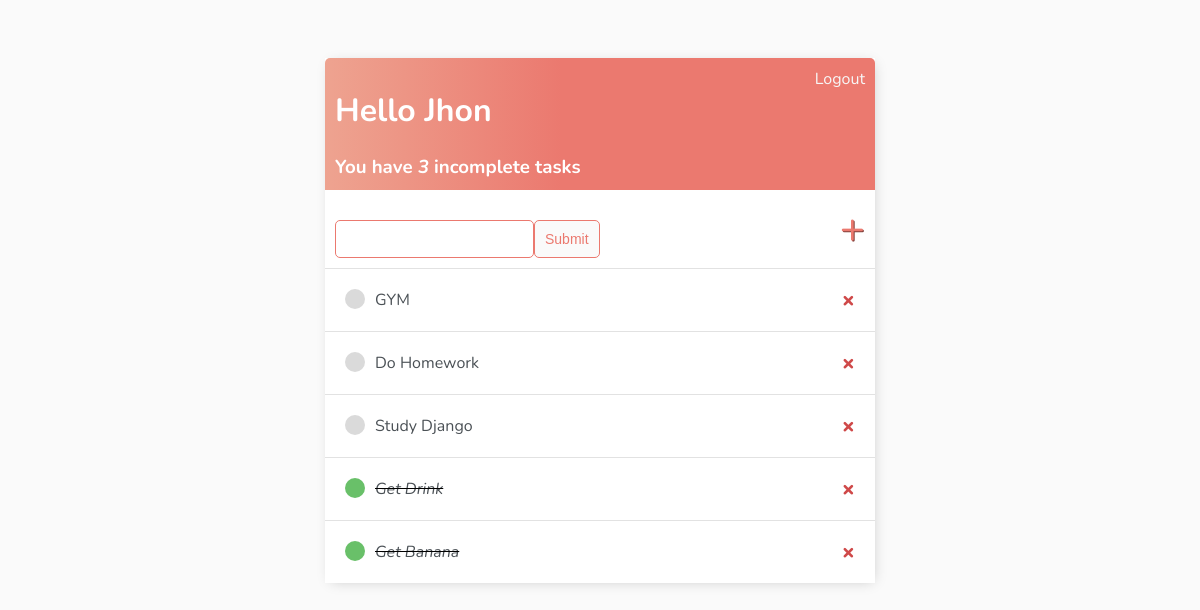
Screenshot of / (signed in) with the database file from the repository.
### base/models.py (models this page shows)
class  Task(models.Model):
    user = models.ForeignKey(User,on_delete = models.CASCADE,null=True,blank=True)
    title = models.CharField(max_length=200)
    description = models.TextField(null=True,blank=True)
    complete = models.BooleanField(default=False)
    date_created = models.DateTimeField(auto_now_add=True)
    def __str__(self):
        return self.title
    class  Meta:
        ordering = ['complete']

### base/views.py (the view)
# urls.py: path('',TaskList.as_view(),name='base_tasklist'),
class TaskList(LoginRequiredMixin,ListView):
    model = Task
    context_object_name = 'tasks'
    def get_context_data(self, **kwargs):
        context = super().get_context_data(**kwargs)
        context['tasks'] = context['tasks'].filter(user=self.request.user)
        context['count'] = context['tasks'].filter(complete=False).count()
        search_input = self.request.GET.get('search_area') or ''
        if search_input:
            context['tasks'] = context['tasks'].filter(title__icontains=search_input)
        context['search_input'] = search_input
        return context

### base/templates/base/task_list.html
{% extends 'base/main.html' %}
{% block content %}
    <div class="header-bar">
        <div>
            <h1>Hello {{request.user|title}}</h1>
            <h3 style="margin: 0;">You have <i>{{count}}</i> incomplete task{{count|pluralize:'s'}}</h3>
        </div>
        {%if request.user.is_authenticated %}
        <a href="{% url 'base_logout' %}">Logout</a>
        {% else %}
        <a href="{% url 'base_login' %}">Login</a>
        {% endif %}
    </div>
    <div id="search-add-wrapper">
        <form method='GET'  style="margin-top: 20px;display: flex;">
            <input type="text" name="search_area" value={{search_input}}>
            <input class = "button" type="submit" value="Submit">
        </form>
        <a id="add-link" href="{% url 'base_taskcreate' %}" >&#x2b;</a>
    </div>
    <div class="task-items-wrapper">
        {% for task in tasks %}
        <div class="task-wrapper">
            {% if task.complete %}
                <div class="task-title">
                    <div class="task-complete-icon"></div>
                    <i><s><a href="{% url 'base_taskupdate' task.id %}">{{task}}</a></s></i>
                </div>
                <a class="delete-link" href="{% url 'base_taskdelete' task.id %}">&#215;</a>
            {% else %}
            <div class="task-title">
                <div class="task-incomplete-icon"></div>
                <a href="{% url 'base_taskupdate' task.id %}">{{task}}</a>
            </div>
            <a class="delete-link" href="{% url 'base_taskdelete' task.id %}">&#215;</a>
            {% endif %}
        </div>
        {% empty %}
        <h3>No Items</h3>
        {% endfor %}
    </div>
{% endblock content %}

### base/templates/base/main.html (style rules this page uses)
body { background-color: #FAFAFA; font-family: 'Nunito', sans-serif; padding-top: 50px; }
.header-bar { display: flex; justify-content: space-between; color: #fff; padding: 10px; border-radius: 5px 5px 0 0; background: linear-gradient(90deg, #EEA390 0%,#EB796F 43%,#EB796F 100%); }
.header-bar a { color: rgb(247, 247, 247); text-decoration: none; }
.task-wrapper { display: flex; align-items: center; justify-content: space-between; padding: 20px; background-color: #fff; border-top: 1px solid rgb(226, 226,226); }
.task-title { display: flex; }
.task-title a { text-decoration: none; color: #4b5156; margin-left: 10px; }
.task-complete-icon { height: 20px; width: 20px; background-color: rgb(105,192,105); border-radius: 50%; }
.task-incomplete-icon { height: 20px; width: 20px; background-color: rgb(218,218,218); border-radius: 50%; }
.delete-link { text-decoration: none; font-weight: 900; color: #cf4949; font-size: 22px; line-height: 0; }
#search-add-wrapper { display: flex; justify-content: space-between; align-items: center; padding: 10px; }
#add-link { color: #EB796F; text-decoration: none; font-size: 42px; text-shadow: 1px 1px #81413b; }
input[type=text], input[type=password], textarea { border: 1px solid #EB796F; border-radius: 5px; padding: 10px; width: 90%; }
.button { border: 1px solid #EB796F; background-color: #FAFAFA; color: #EB796F; padding: 10px; font-size: 14px; border-radius: 5px; cursor: pointer; text-decoration: none; }

### rows the page displays
Task: title "GYM"
Task: title "Do Homework"
Task: title "Study Django"
Task: title "Get Drink"
Task: title "Get Banana"

### other values shown
{{ request.user|title }} "Jhon"
{{ count }} "3"
